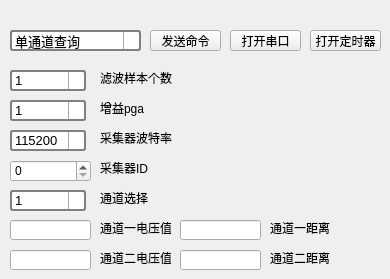
   <widget class="QWidget" name="distance_serson">
    <attribute name="title">
     <string>测距传感器</string>
    </attribute>
    <widget class="QPushButton" name="send_lr_command">
     <property name="geometry">
      <rect>
       <x>150</x>
       <y>30</y>
       <width>71</width>
       <height>21</height>
      </rect>
     </property>
     <property name="styleSheet">
      <string notr="true">QPushButton {    
    border-radius: 7.5px;
    background-color: #00bcd4;
	font: 75 10pt &quot;黑体&quot;;
	color: white;
}

QPushButton:hover{
	background-color: #03a9f4;
	color: white;
}

QPushButton:pressed{
	background-color: #2196f3;
    border-style: inset;
}2196f3</string>
     </property>
     <property name="text">
      <string>发送命令</string>
     </property>
    </widget>
    <widget class="QPushButton" name="open_lr_serialport">
     <property name="geometry">
      <rect>
       <x>230</x>
       <y>30</y>
       <width>71</width>
       <height>21</height>
      </rect>
     </property>
     <property name="styleSheet">
      <string notr="true">QPushButton {    
    border-radius: 7.5px;
    background-color: #00bcd4;
	font: 75 10pt &quot;黑体&quot;;
	color: white;
}

QPushButton:hover{
	background-color: #03a9f4;
	color: white;
}

QPushButton:pressed{
	background-color: #2196f3;
    border-style: inset;
}2196f3</string>
     </property>
     <property name="text">
      <string>打开串口</string>
     </property>
    </widget>
    <widget class="QPushButton" name="timer_switch_lr">
     <property name="geometry">
      <rect>
       <x>310</x>
       <y>30</y>
       <width>71</width>
       <height>21</height>
      </rect>
     </property>
     <property name="styleSheet">
      <string notr="true">QPushButton {    
    border-radius: 7.5px;
    background-color: #00bcd4;
	font: 75 10pt &quot;黑体&quot;;
	color: white;
}

QPushButton:hover{
	background-color: #03a9f4;
	color: white;
}

QPushButton:pressed{
	background-color: #2196f3;
    border-style: inset;
}2196f3</string>
     </property>
     <property name="text">
      <string>打开定时器</string>
     </property>
    </widget>
    <widget class="QComboBox" name="choose_lr_command">
     <property name="geometry">
      <rect>
       <x>10</x>
       <y>30</y>
       <width>131</width>
       <height>21</height>
      </rect>
     </property>
     <property name="font">
      <font>
       <pointsize>10</pointsize>
      </font>
     </property>
     <property name="styleSheet">
      <string notr="true">QComboBox {
    border: 2px solid gray;
    border-radius: 3px;
    min-width: 6em;
}


QComboBox::drop-down {
    subcontrol-origin: padding;
    subcontrol-position: top right;
    width: 15px;
    border-left-width: 1px;  
	border-left-color: darkgray;
    border-left-style: solid;
    border-top-right-radius: 3px;
    border-bottom-right-radius: 3px;
}

QComboBox::down-arrow {
    image: url(:/icon/res/ui_down_arrow.png);
}

QComboBox::down-arrow:on {
    top: 1px;
    left: 1px;
}


</string>
     </property>
     <item>
      <property name="text">
       <string>单通道查询</string>
      </property>
     </item>
     <item>
      <property name="text">
       <string>单通道触发模式</string>
      </property>
     </item>
     <item>
      <property name="text">
       <string>双通道查询</string>
      </property>
     </item>
     <item>
      <property name="text">
       <string>双通道触发模式</string>
      </property>
     </item>
     <item>
      <property name="text">
       <string>写采集器ID</string>
      </property>
     </item>
     <item>
      <property name="text">
       <string>读采集器ID</string>
      </property>
     </item>
     <item>
      <property name="text">
       <string>写采集器波特率</string>
      </property>
     </item>
    </widget>
    <widget class="QLabel" name="label_52">
     <property name="geometry">
      <rect>
       <x>100</x>
       <y>70</y>
       <width>81</width>
       <height>16</height>
      </rect>
     </property>
     <property name="text">
      <string>滤波样本个数</string>
     </property>
    </widget>
    <widget class="QLabel" name="label_53">
     <property name="geometry">
      <rect>
       <x>100</x>
       <y>100</y>
       <width>81</width>
       <height>16</height>
      </rect>
     </property>
     <property name="text">
      <string>增益pga</string>
     </property>
    </widget>
    <widget class="QSpinBox" name="collector_ID">
     <property name="geometry">
      <rect>
       <x>10</x>
       <y>160</y>
       <width>81</width>
       <height>22</height>
      </rect>
     </property>
     <property name="maximum">
      <number>254</number>
     </property>
    </widget>
    <widget class="QLabel" name="label_54">
     <property name="geometry">
      <rect>
       <x>100</x>
       <y>160</y>
       <width>61</width>
       <height>16</height>
      </rect>
     </property>
     <property name="text">
      <string>采集器ID</string>
     </property>
    </widget>
    <widget class="QLabel" name="label_55">
     <property name="geometry">
      <rect>
       <x>100</x>
       <y>130</y>
       <width>81</width>
       <height>16</height>
      </rect>
     </property>
     <property name="text">
      <string>采集器波特率</string>
     </property>
    </widget>
    <widget class="QComboBox" name="gain_pga">
     <property name="geometry">
      <rect>
       <x>10</x>
       <y>100</y>
       <width>76</width>
       <height>21</height>
      </rect>
     </property>
     <property name="font">
      <font>
       <pointsize>10</pointsize>
      </font>
     </property>
     <property name="styleSheet">
      <string notr="true">QComboBox {
    border: 2px solid gray;
    border-radius: 3px;
    min-width: 6em;
}


QComboBox::drop-down {
    subcontrol-origin: padding;
    subcontrol-position: top right;
    width: 15px;
    border-left-width: 1px;  
	border-left-color: darkgray;
    border-left-style: solid;
    border-top-right-radius: 3px;
    border-bottom-right-radius: 3px;
}

QComboBox::down-arrow {
    image: url(:/icon/res/ui_down_arrow.png);
}

QComboBox::down-arrow:on {
    top: 1px;
    left: 1px;
}


</string>
     </property>
     <item>
      <property name="text">
       <string>1</string>
      </property>
     </item>
     <item>
      <property name="text">
       <string>2</string>
      </property>
     </item>
     <item>
      <property name="text">
       <string>4</string>
      </property>
     </item>
     <item>
      <property name="text">
       <string>8</string>
      </property>
     </item>
     <item>
      <property name="text">
       <string>16</string>
      </property>
     </item>
     <item>
      <property name="text">
       <string>32</string>
      </property>
     </item>
     <item>
      <property name="text">
       <string>64</string>
      </property>
     </item>
    </widget>
    <widget class="QComboBox" name="filter_samples">
     <property name="geometry">
      <rect>
       <x>10</x>
       <y>70</y>
       <width>76</width>
       <height>21</height>
      </rect>
     </property>
     <property name="font">
      <font>
       <pointsize>10</pointsize>
      </font>
     </property>
     <property name="styleSheet">
      <string notr="true">QComboBox {
    border: 2px solid gray;
    border-radius: 3px;
    min-width: 6em;
}


QComboBox::drop-down {
    subcontrol-origin: padding;
    subcontrol-position: top right;
    width: 15px;
    border-left-width: 1px;  
	border-left-color: darkgray;
    border-left-style: solid;
    border-top-right-radius: 3px;
    border-bottom-right-radius: 3px;
}

QComboBox::down-arrow {
    image: url(:/icon/res/ui_down_arrow.png);
}

QComboBox::down-arrow:on {
    top: 1px;
    left: 1px;
}


</string>
     </property>
     <item>
      <property name="text">
       <string>1</string>
      </property>
     </item>
     <item>
      <property name="text">
       <string>2</string>
      </property>
     </item>
     <item>
      <property name="text">
       <string>4</string>
      </property>
     </item>
     <item>
      <property name="text">
       <string>8</string>
      </property>
     </item>
     <item>
      <property name="text">
       <string>15</string>
      </property>
     </item>
     <item>
      <property name="text">
       <string>30</string>
      </property>
     </item>
     <item>
      <property name="text">
       <string>60</string>
      </property>
     </item>
     <item>
      <property name="text">
       <string>300</string>
      </property>
     </item>
     <item>
      <property name="text">
       <string>500</string>
      </property>
     </item>
     <item>
      <property name="text">
       <string>600</string>
      </property>
     </item>
     <item>
      <property name="text">
       <string>1000</string>
      </property>
     </item>
     <item>
      <property name="text">
       <string>1200</string>
      </property>
     </item>
     <item>
      <property name="text">
       <string>2000</string>
      </property>
     </item>
     <item>
      <property name="text">
       <string>3000</string>
      </property>
     </item>
     <item>
      <property name="text">
       <string>6000</string>
      </property>
     </item>
     <item>
      <property name="text">
       <string>12000</string>
      </property>
     </item>
    </widget>
    <widget class="QComboBox" name="collector_baudrate">
     <property name="geometry">
      <rect>
       <x>10</x>
       <y>130</y>
       <width>76</width>
       <height>21</height>
      </rect>
     </property>
     <property name="font">
      <font>
       <pointsize>10</pointsize>
      </font>
     </property>
     <property name="styleSheet">
      <string notr="true">QComboBox {
    border: 2px solid gray;
    border-radius: 3px;
    min-width: 6em;
}


QComboBox::drop-down {
    subcontrol-origin: padding;
    subcontrol-position: top right;
    width: 15px;
    border-left-width: 1px;  
	border-left-color: darkgray;
    border-left-style: solid;
    border-top-right-radius: 3px;
    border-bottom-right-radius: 3px;
}

QComboBox::down-arrow {
    image: url(:/icon/res/ui_down_arrow.png);
}

QComboBox::down-arrow:on {
    top: 1px;
    left: 1px;
}


</string>
     </property>
     <item>
      <property name="text">
       <string>115200</string>
      </property>
     </item>
     <item>
      <property name="text">
       <string>57600</string>
      </property>
     </item>
     <item>
      <property name="text">
       <string>38400</string>
      </property>
     </item>
     <item>
      <property name="text">
       <string>19200</string>
      </property>
     </item>
     <item>
      <property name="text">
       <string>9600</string>
      </property>
     </item>
     <item>
      <property name="text">
       <string>4800</string>
      </property>
     </item>
    </widget>
    <widget class="QLineEdit" name="channel_one">
     <property name="geometry">
      <rect>
       <x>10</x>
       <y>220</y>
       <width>81</width>
       <height>20</height>
      </rect>
     </property>
     <property name="cursorPosition">
      <number>0</number>
     </property>
    </widget>
    <widget class="QLineEdit" name="channel_two">
     <property name="geometry">
      <rect>
       <x>10</x>
       <y>250</y>
       <width>81</width>
       <height>20</height>
      </rect>
     </property>
    </widget>
    <widget class="QLabel" name="label_56">
     <property name="geometry">
      <rect>
       <x>100</x>
       <y>220</y>
       <width>71</width>
       <height>16</height>
      </rect>
     </property>
     <property name="text">
      <string>通道一电压值</string>
     </property>
    </widget>
    <widget class="QLabel" name="label_57">
     <property name="geometry">
      <rect>
       <x>100</x>
       <y>250</y>
       <width>71</width>
       <height>16</height>
      </rect>
     </property>
     <property name="text">
      <string>通道二电压值</string>
     </property>
    </widget>
    <widget class="QComboBox" name="choose_singel_channel">
     <property name="geometry">
      <rect>
       <x>10</x>
       <y>190</y>
       <width>76</width>
       <height>21</height>
      </rect>
     </property>
     <property name="font">
      <font>
       <pointsize>10</pointsize>
      </font>
     </property>
     <property name="styleSheet">
      <string notr="true">QComboBox {
    border: 2px solid gray;
    border-radius: 3px;
    min-width: 6em;
}


QComboBox::drop-down {
    subcontrol-origin: padding;
    subcontrol-position: top right;
    width: 15px;
    border-left-width: 1px;  
	border-left-color: darkgray;
    border-left-style: solid;
    border-top-right-radius: 3px;
    border-bottom-right-radius: 3px;
}

QComboBox::down-arrow {
    image: url(:/icon/res/ui_down_arrow.png);
}

QComboBox::down-arrow:on {
    top: 1px;
    left: 1px;
}


</string>
     </property>
     <item>
      <property name="text">
       <string>1</string>
      </property>
     </item>
     <item>
      <property name="text">
       <string>2</string>
      </property>
     </item>
    </widget>
    <widget class="QLabel" name="label_58">
     <property name="geometry">
      <rect>
       <x>100</x>
       <y>190</y>
       <width>81</width>
       <height>16</height>
      </rect>
     </property>
     <property name="text">
      <string>通道选择</string>
     </property>
    </widget>
    <widget class="QLineEdit" name="channel_one_distance">
     <property name="geometry">
      <rect>
       <x>180</x>
       <y>220</y>
       <width>81</width>
       <height>20</height>
      </rect>
     </property>
    </widget>
    <widget class="QLineEdit" name="channel_two_distance">
     <property name="geometry">
      <rect>
       <x>180</x>
       <y>250</y>
       <width>81</width>
       <height>20</height>
      </rect>
     </property>
    </widget>
    <widget class="QLabel" name="label_59">
     <property name="geometry">
      <rect>
       <x>270</x>
       <y>220</y>
       <width>91</width>
       <height>16</height>
      </rect>
     </property>
     <property name="text">
      <string>通道一距离</string>
     </property>
    </widget>
    <widget class="QLabel" name="label_60">
     <property name="geometry">
      <rect>
       <x>270</x>
       <y>250</y>
       <width>81</width>
       <height>16</height>
      </rect>
     </property>
     <property name="text">
      <string>通道二距离</string>
     </property>
    </widget>
   </widget>
